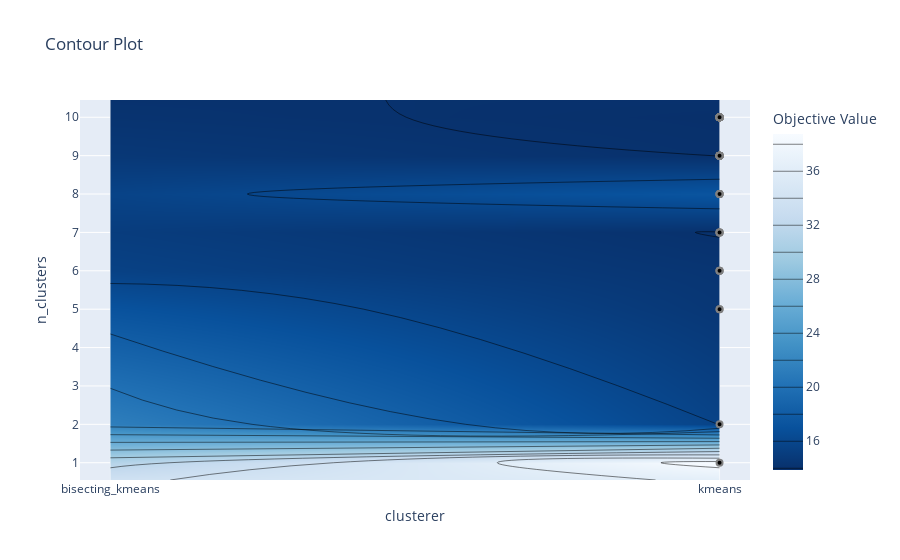

Source (notebook cell):
### Markdown cell above
Plot the parameter relationship between two features. In our case, number of clusters (n_clusters) and type of clusterer used (clusterer).

### Code cell
plot_contour(study_glm, params=["n_clusters", "clusterer"])

### Figure 1 — Plotly figure (JSON) as saved in the notebook; plotly's stock layout.template omitted (floating-point values rounded to 4 significant figures)
{"data": [{"colorbar": {"title": {"text": "Objective Value"}}, "colorscale": [[0, "rgb(247,251,255)"], [0.125, "rgb(222,235,247)"], [0.25, "rgb(198,219,239)"], [0.375, "rgb(158,202,225)"], [0.5, "rgb(107,174,214)"], [0.625, "rgb(66,146,198)"], [0.75, "rgb(33,113,181)"], [0.875, "rgb(8,81,156)"], [1, "rgb(8,48,107)"]], "connectgaps": true, "contours": {"coloring": "heatmap"}, "hoverinfo": "none", "line": {"smoothing": 1.3}, "reversescale": true, "type": "contour", "x": ["bisecting_kmeans", "kmeans"], "y": [0.55, 1, 2, 5, 6, 7, 8, 9, 10, 10.45], "z": [[NaN, NaN], [NaN, 38.72], [NaN, 15.63], [NaN, 14.47], [NaN, 14.28], [NaN, 13.96], [NaN, 17.28], [NaN, 13.96], [NaN, 13.84], [NaN, NaN]]}, {"marker": {"color": "black", "line": {"color": "Gray", "width": 2}}, "mode": "markers", "name": "Feasible Trial", "showlegend": false, "type": "scatter", "x": ["kmeans", "kmeans", "kmeans", "kmeans", "kmeans", "kmeans", "kmeans", "kmeans", "kmeans", "kmeans", "kmeans", "kmeans", "kmeans", "kmeans", "kmeans", "kmeans", "kmeans", "kmeans", "kmeans", "kmeans", "kmeans", "kmeans", "kmeans", "kmeans", "kmeans", "kmeans", "kmeans", "kmeans", "kmeans", "kmeans", "kmeans", "kmeans", "kmeans", "kmeans", "kmeans", "kmeans", "kmeans", "kmeans", "kmeans", "kmeans", "kmeans", "kmeans", "kmeans", "kmeans", "kmeans", "kmeans", "kmeans", "kmeans", "kmeans", "kmeans", "kmeans", "kmeans", "kmeans", "kmeans", "kmeans", "kmeans", "kmeans", "kmeans", "kmeans", "kmeans", "kmeans", "kmeans"], "y": [6, 9, 10, 8, 5, 5, 6, 7, 7, 7, 7, 8, 8, 10, 10, 10, 10, 10, 10, 10, 9, 10, 9, 10, 9, 10, 10, 1, 10, 9, 10, 9, 10, 9, 10, 10, 10, 9, 10, 10, 10, 10, 9, 10, 10, 8, 9, 10, 10, 10, 9, 10, 10, 9, 6, 10, 10, 2, 9, 10, 10, 10]}, {"marker": {"color": "#cccccc", "line": {"color": "Gray", "width": 2}}, "mode": "markers", "name": "Infeasible Trial", "showlegend": false, "type": "scatter", "x": [], "y": []}], "layout": {"title": {"text": "Contour Plot"}, "xaxis": {"range": [-0.05, 1.05], "title": {"text": "clusterer"}, "type": "category"}, "yaxis": {"range": [0.55, 10.45], "title": {"text": "n_clusters"}}}}
